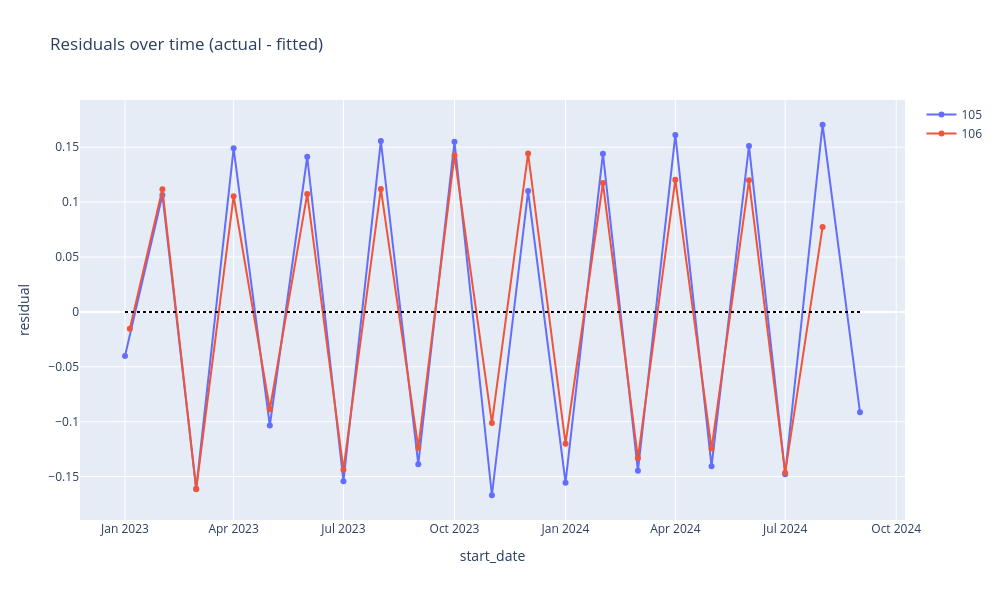

This figure's notebook cell:
### Code cell
# Compute residuals (actual - fitted) per product and plot them with Plotly
from src.fidzulu.business.synodical_regressor import double_sin_trend_model
import numpy as np
import pandas as pd
import plotly.express as px
import plotly.graph_objects as go
# Ensure previous variables exist
if 'train_splits' not in globals() or 'fit_results' not in globals():
    raise RuntimeError('run the splitting and fitting cells before computing residuals')
res_counts = {}
for pid, dfp in list(train_splits.items()):
    if dfp is None or dfp.empty:
        continue
    # coerce types
    dfp = dfp.copy()
    if 't' not in dfp.columns:
        # try to compute t if start_date exists
        if 'start_date' in dfp.columns:
            base = pd.to_datetime(dfp['start_date']).min()
            dfp['t'] = (pd.to_datetime(dfp['start_date']) - base).dt.days
        else:
            dfp['t'] = pd.NA
    dfp['t'] = pd.to_numeric(dfp['t'], errors='coerce')
    dfp['base_price'] = pd.to_numeric(dfp['base_price'], errors='coerce')
    r = fit_results.get(pid)
    if r is not None and r.get('success') and r.get('params') is not None:
        p = r['params']
        t_vals = dfp['t'].to_numpy(dtype=float)
        try:
            fitted_vals = double_sin_trend_model(t_vals, *p)
        except Exception:
            fitted_vals = np.full(t_vals.shape, np.nan)
    else:
        fitted_vals = np.full(len(dfp), np.nan)
    dfp['fitted'] = fitted_vals
    dfp['residual'] = dfp['base_price'] - dfp['fitted']
    train_splits[pid] = dfp
    res_counts[pid] = int(np.isfinite(dfp['residual']).sum())
print('Computed residuals for products (sample):', dict(list(res_counts.items())[:10]))
# build a combined DataFrame for plotting
res_dfs = []
for pid, dfp in train_splits.items():
    if dfp is None or dfp.empty:
        continue
    if 'residual' in dfp.columns:
        dfp2 = dfp[['prod_id','start_date','t','base_price','fitted','residual']].copy()
        res_dfs.append(dfp2)
if res_dfs:
    residuals_df = pd.concat(res_dfs, ignore_index=True)
    residuals_df['start_date'] = pd.to_datetime(residuals_df['start_date'], errors='coerce')
else:
    residuals_df = pd.DataFrame(columns=['prod_id','start_date','t','base_price','fitted','residual'])
# Plot with Plotly: one trace per product
fig = go.Figure()
colors = px.colors.qualitative.Plotly
prod_ids = sorted(residuals_df['prod_id'].dropna().unique())
for i, pid in enumerate(prod_ids):
    grp = residuals_df[residuals_df['prod_id'] == pid].sort_values('start_date')
    if grp.empty:
        continue
    color = colors[i % len(colors)]
    fig.add_trace(go.Scatter(x=grp['start_date'], y=grp['residual'], mode='lines+markers',
                         name=str(pid), line=dict(color=color), marker=dict(color=color)))
# add zero line
if not residuals_df.empty:
    fig.add_trace(go.Scatter(x=[residuals_df['start_date'].min(), residuals_df['start_date'].max()], y=[0,0], mode='lines', line=dict(color='black', dash='dot'), showlegend=False))
fig.update_layout(title='Residuals over time (actual - fitted)', xaxis_title='start_date', yaxis_title='residual', width=1000, height=600)
fig.show()

### Figure 1 — Plotly figure (JSON) as saved in the notebook; plotly's stock layout.template omitted (floating-point values rounded to 4 significant figures)
{"data": [{"line": {"color": "#636EFA"}, "marker": {"color": "#636EFA"}, "mode": "lines+markers", "name": "105", "type": "scatter", "x": ["2023-01-01T00:00:00.000000", "2023-02-01T00:00:00.000000", "2023-03-01T00:00:00.000000", "2023-04-01T00:00:00.000000", "2023-05-01T00:00:00.000000", "2023-06-01T00:00:00.000000", "2023-07-01T00:00:00.000000", "2023-08-01T00:00:00.000000", "2023-09-01T00:00:00.000000", "2023-10-01T00:00:00.000000", "2023-11-01T00:00:00.000000", "2023-12-01T00:00:00.000000", "2024-01-01T00:00:00.000000", "2024-02-01T00:00:00.000000", "2024-03-01T00:00:00.000000", "2024-04-01T00:00:00.000000", "2024-05-01T00:00:00.000000", "2024-06-01T00:00:00.000000", "2024-07-01T00:00:00.000000", "2024-08-01T00:00:00.000000", "2024-09-01T00:00:00.000000"], "y": [-0.04007, 0.1065, -0.1611, 0.149, -0.1035, 0.1413, -0.1541, 0.1556, -0.1387, 0.155, -0.167, 0.1101, -0.1555, 0.1441, -0.1447, 0.1612, -0.1405, 0.1512, -0.1478, 0.1704, -0.09144]}, {"line": {"color": "#EF553B"}, "marker": {"color": "#EF553B"}, "mode": "lines+markers", "name": "106", "type": "scatter", "x": ["2023-01-05T00:00:00.000000", "2023-02-01T00:00:00.000000", "2023-03-01T00:00:00.000000", "2023-04-01T00:00:00.000000", "2023-05-01T00:00:00.000000", "2023-06-01T00:00:00.000000", "2023-07-01T00:00:00.000000", "2023-08-01T00:00:00.000000", "2023-09-01T00:00:00.000000", "2023-10-01T00:00:00.000000", "2023-11-01T00:00:00.000000", "2023-12-01T00:00:00.000000", "2024-01-01T00:00:00.000000", "2024-02-01T00:00:00.000000", "2024-03-01T00:00:00.000000", "2024-04-01T00:00:00.000000", "2024-05-01T00:00:00.000000", "2024-06-01T00:00:00.000000", "2024-07-01T00:00:00.000000", "2024-08-01T00:00:00.000000"], "y": [-0.01538, 0.1116, -0.1614, 0.1054, -0.0887, 0.1075, -0.1437, 0.112, -0.1237, 0.1425, -0.1012, 0.1443, -0.12, 0.1174, -0.1332, 0.1204, -0.1245, 0.1199, -0.1464, 0.07735]}, {"line": {"color": "black", "dash": "dot"}, "mode": "lines", "showlegend": false, "type": "scatter", "x": ["2023-01-01T00:00:00", "2024-09-01T00:00:00"], "y": [0, 0]}], "layout": {"height": 600, "title": {"text": "Residuals over time (actual - fitted)"}, "width": 1000, "xaxis": {"title": {"text": "start_date"}}, "yaxis": {"title": {"text": "residual"}}}}
